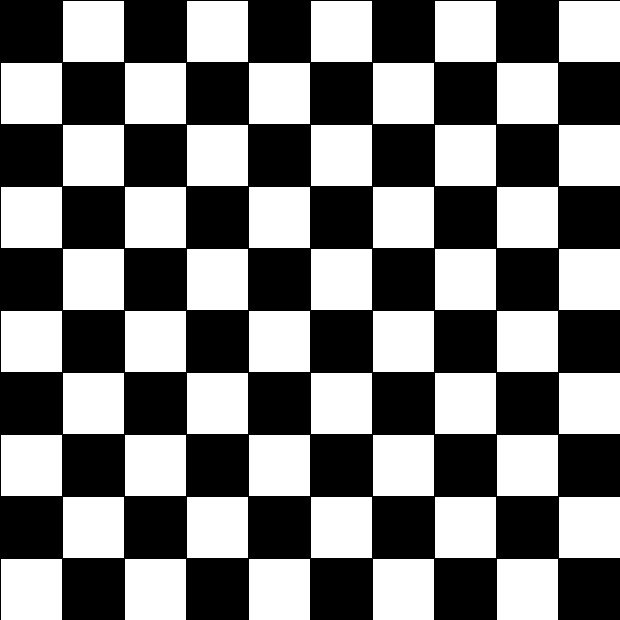
Frame 1 (no input)
Frame 2 (the mouse pressed at the canvas centre, redrawn once): identical to frame 1, image omitted

The Processing sketch that drew this single still picture (run headless with seeded random() and noise(); the mouse was pressed at the canvas centre and the sketch redrawn once):

// Processing sketch: H08_12__
// ── H08_12__.pde
final int WIDTH = 500;
final int HEIGHT = 500;
final int BLOCKX = WIDTH / 8;
final int BLOCKY = HEIGHT / 8;
 
void setup() {
  size(620, 620);
  noLoop(); 
}
 
void draw() {
  for (int i = 0; i < 10; i ++) {
    for (int j = 0; j < 10; j ++) {
      if ((i + j + 1) % 2 == 0) {
        fill(255, 255, 255); // white
      } else {
        fill(0, 0, 0); // black
      }
      rect(i * BLOCKX, j * BLOCKY, (i + 1) * BLOCKX, (j + 1) * BLOCKY);     
    } 
  }
}
